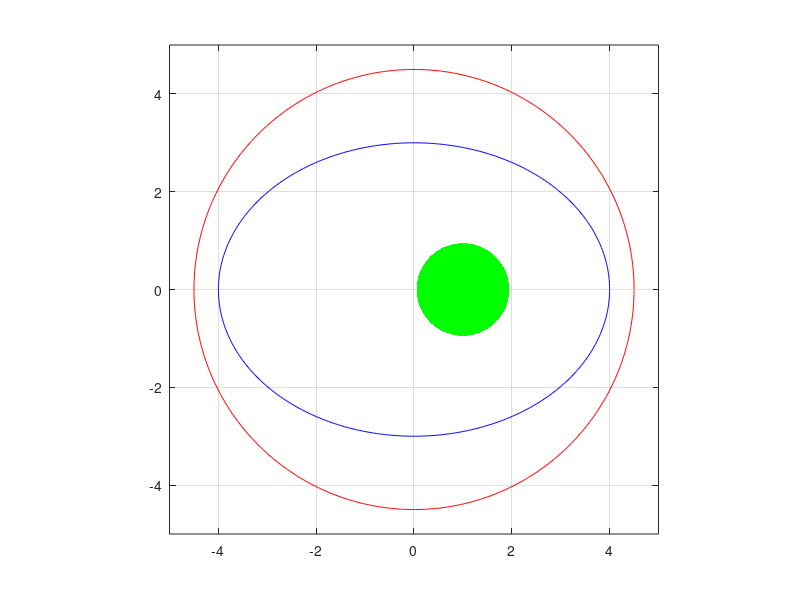

Reproduce this figure in MATLAB.
xCenter = 0;
yCenter = 0;
xRadius = 4;
yRadius = 3;
theta = 0 : 0.01 : 2*pi;
x = xRadius * cos(theta) + xCenter;
y = yRadius * sin(theta) + yCenter;
plot(x, y, 'b');
axis square;
axis equal;
xlim([-5, 5])
ylim([-5, 5])
grid on;
hold on
plot(1, 0, '.g', 'MarkerSize',200)
xRadius2 = 4.5;
yRadius2 = 4.5;
x2 = xRadius2 * cos(theta) + xCenter;
y2 = yRadius2 * sin(theta) + yCenter;
plot(x2, y2, 'r');